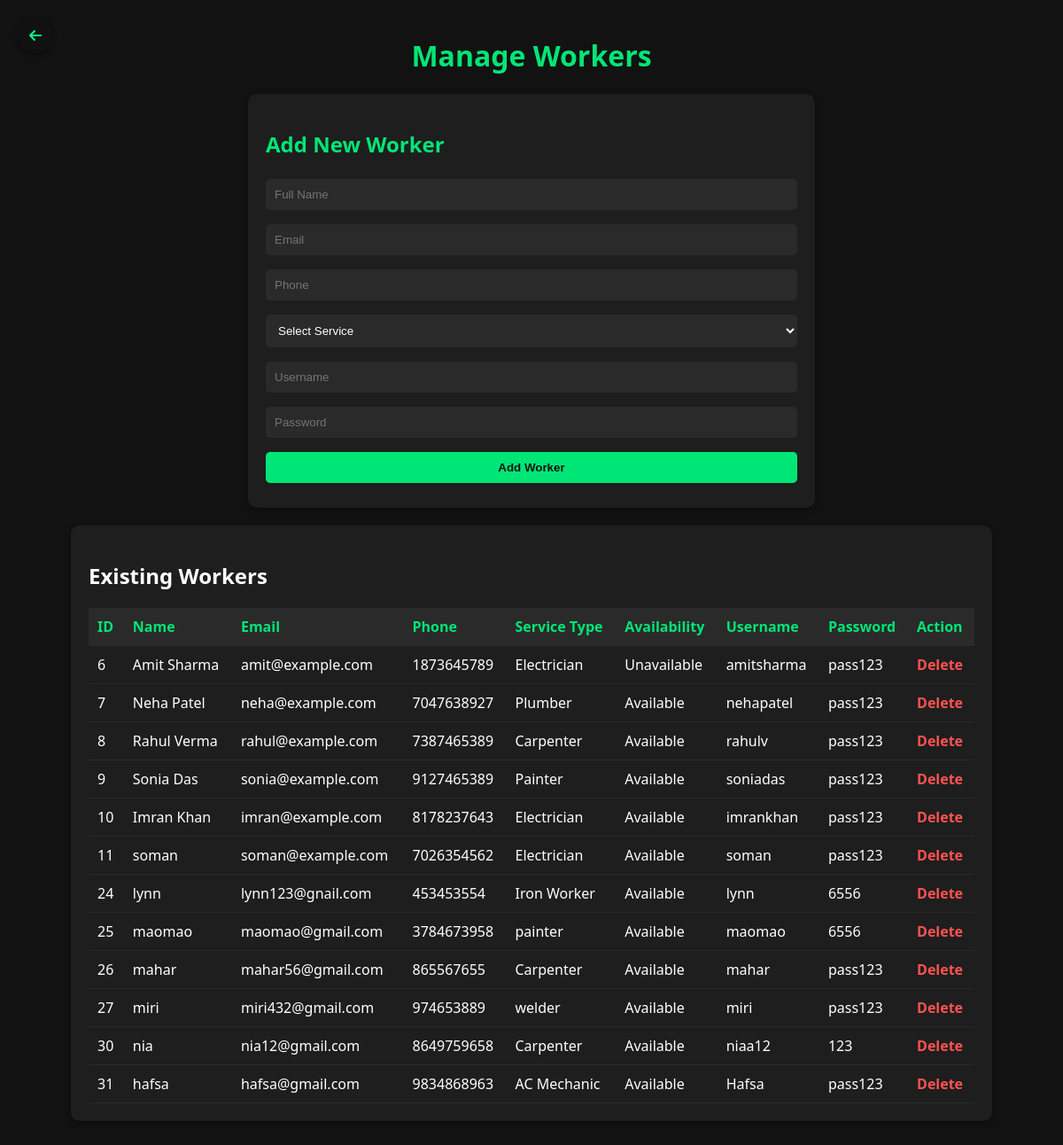
Screenshot of /manage_workers.php with the database file from the repository.
### tables this page shows
CREATE TABLE `workers` (
  `id` int NOT NULL AUTO_INCREMENT,
  `name` varchar(100) NOT NULL,
  `email` varchar(100) DEFAULT NULL,
  `service_type` varchar(100) NOT NULL,
  `availability` enum('Available','Unavailable') DEFAULT 'Available',
  `username` varchar(50) NOT NULL,
  `password` varchar(255) NOT NULL,
  `phone` varchar(15) DEFAULT NULL,
  PRIMARY KEY (`id`),
  UNIQUE KEY `username` (`username`)
);

### manage_workers.php (the view, shortened to what this page needs)
<?php
include("db/db.php");
$result = $conn->query("SELECT * FROM workers");
?>
<!DOCTYPE html>
<html lang="en">
<head>
  <link rel="stylesheet" href="https://cdnjs.cloudflare.com/ajax/libs/font-awesome/6.4.0/css/all.min.css" />
</head>
<body>
<div class="back-arrow" onclick="window.history.back()">
  <i class="fas fa-arrow-left"></i>
</div>
<link rel="stylesheet" href="https://cdnjs.cloudflare.com/ajax/libs/font-awesome/6.5.0/css/all.min.css">
  <h1>Manage Workers</h1>
  <div class="form-container">
    <h2>Add New Worker</h2>
    <form method="POST">
      <input type="text" name="name" placeholder="Full Name" required>
      <input type="email" name="email" placeholder="Email" required>
      <input type="text" name="phone" placeholder="Phone" required>
      <select name="service_type" required>
        <option value="">Select Service</option>
      </select>
      <input type="text" name="username" placeholder="Username" required>
      <input type="text" name="password" placeholder="Password" required>
      <button type="submit" name="add_worker">Add Worker</button>
    </form>
  </div>
  <div class="table-container" style="max-width: 1000px;">
    <h2>Existing Workers</h2>
    <table>
      <tr>
        <th>ID</th>
        <th>Name</th>
        <th>Email</th>
        <th>Phone</th>
        <th>Service Type</th>
        <th>Availability</th>
        <th>Username</th>
        <th>Password</th>
        <th>Action</th>
      </tr>
      <?php while ($row = $result->fetch_assoc()): ?>
      <tr>
        <td><?php echo $row['id']; ?></td>
        <td><?php echo htmlspecialchars($row['name']); ?></td>
        <td><?php echo htmlspecialchars($row['email']); ?></td>
        <td><?php echo htmlspecialchars($row['phone']); ?></td>
        <td><?php echo htmlspecialchars($row['service_type']); ?></td>
        <td><?php echo $row['availability']; ?></td>
        <td><?php echo htmlspecialchars($row['username']); ?></td>
        <td><?php echo htmlspecialchars($row['password']); ?></td>
        <td><a class="delete-btn" href="?delete=<?php echo $row['id']; ?>" onclick="return confirm('Are you sure?')">Delete</a></td>
      </tr>
      <?php endwhile; ?>
    </table>
  </div>
</body>
</html>

### manage_workers.php (style rules this page uses)
body { font-family: 'Segoe UI', sans-serif; background-color: #121212; color: #fff; margin: 0; padding: 20px; }
h1 { color: #00e676; text-align: center; }
.form-container, .table-container { background: #1e1e1e; padding: 20px; margin: 20px auto; border-radius: 10px; max-width: 600px; box-shadow: 0 2px 6px rgba(0,0,0,0.4); }
.form-container h2 { margin-bottom: 15px; color: #00e676; }
input, select, button { padding: 10px; margin: 8px 0; border-radius: 5px; border: none; width: 100%; box-sizing: border-box; }
input, select { background: #2a2a2a; color: #fff; }
button { background: #00e676; color: #121212; font-weight: bold; cursor: pointer; }
table { width: 100%; border-collapse: collapse; margin-top: 15px; }
th, td { padding: 10px; text-align: left; border-bottom: 1px solid #2a2a2a; }
th { background: #2a2a2a; color: #00e676; }
a.delete-btn { color: #ff5252; text-decoration: none; font-weight: bold; }
.back-arrow { position: fixed; top: 20px; left: 20px; background-color: #111; color: #00ff88; border-radius: 50%; width: 40px; height: 40px; display: flex; align-items: center; justify-content: center; cursor: pointer; box-shadow: 0 2px 5px rgba(0,0,0,0.4); transition: 0.3s ease; z-index: 999; }

### rows the page displays
workers: id "6", name "Amit Sharma", email "amit@example.com", phone "1873645789", service_type "Electrician", availability "Unavailable", username "amitsharma", password "pass123"
workers: id "7", name "Neha Patel", email "neha@example.com", phone "7047638927", service_type "Plumber", availability "Available", username "nehapatel", password "pass123"
workers: id "8", name "Rahul Verma", email "rahul@example.com", phone "7387465389", service_type "Carpenter", availability "Available", username "rahulv", password "pass123"
workers: id "9", name "Sonia Das", email "sonia@example.com", phone "9127465389", service_type "Painter", availability "Available", username "soniadas", password "pass123"
workers: id "10", name "Imran Khan", email "imran@example.com", phone "8178237643", service_type "Electrician", availability "Available", username "imrankhan", password "pass123"
workers: id "11", name "soman", email "soman@example.com", phone "7026354562", service_type "Electrician", availability "Available", username "soman", password "pass123"
workers: id "24", name "lynn", email "lynn123@gnail.com", phone "453453554", service_type "Iron Worker", availability "Available", username "lynn", password "6556"
workers: id "25", name "maomao", email "maomao@gmail.com", phone "3784673958", service_type "painter", availability "Available", username "maomao", password "6556"
workers: id "26", name "mahar", email "mahar56@gmail.com", phone "865567655", service_type "Carpenter", availability "Available", username "mahar", password "pass123"
workers: id "27", name "miri", email "miri432@gmail.com", phone "974653889", service_type "welder", availability "Available", username "miri", password "pass123"
workers: id "30", name "nia", email "nia12@gmail.com", phone "8649759658", service_type "Carpenter", availability "Available", username "niaa12", password "123"
workers: id "31", name "hafsa", email "hafsa@gmail.com", phone "9834868963", service_type "AC Mechanic", availability "Available", username "Hafsa", password "pass123"
